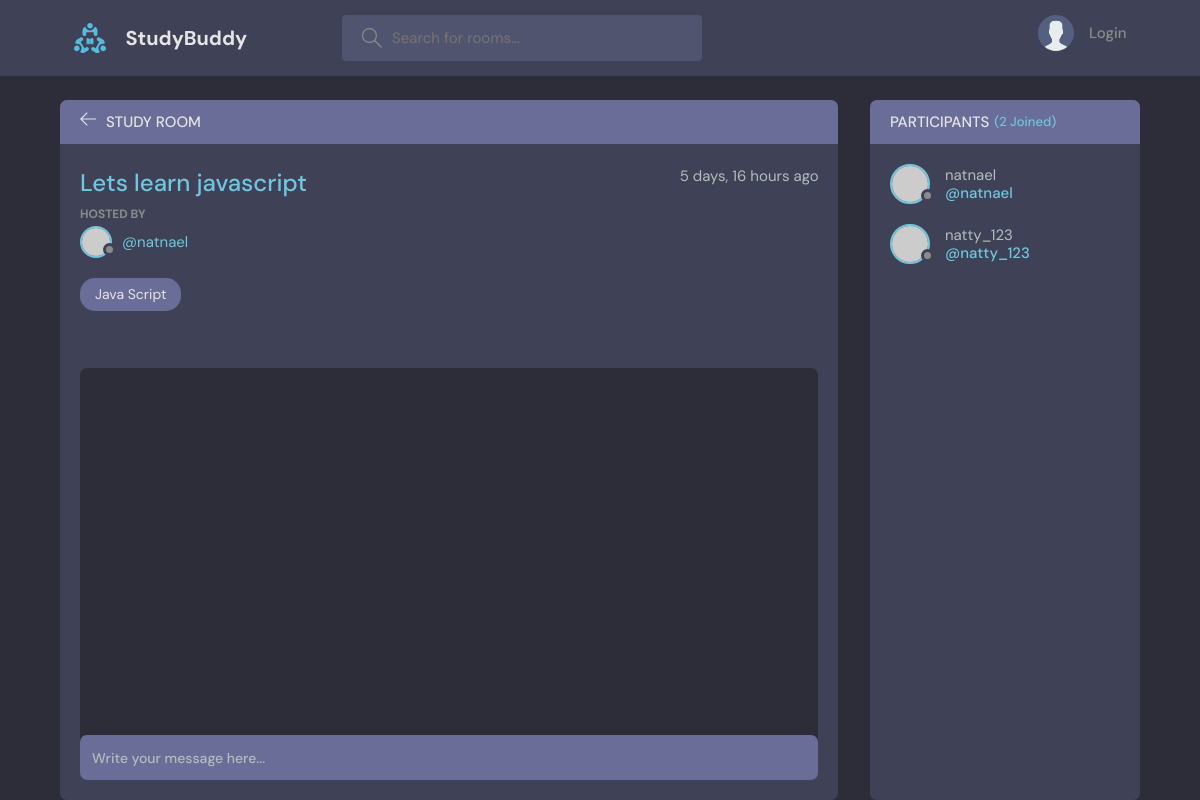
The page /room/1/ on the database its author committed.
### base/models.py (models this page shows, shortened)
class Room(models.Model):
    host = models.ForeignKey(User, on_delete=models.SET_NULL, null=True)
    topic = models.ForeignKey(Topic, on_delete=models.SET_NULL, null=True)
    name = models.CharField(max_length=200)
    description = models.TextField(null=True, blank=True)
    participants = models.ManyToManyField(
        User, related_name='participants', blank=True)
    updated = models.DateTimeField(auto_now=True)
    created = models.DateTimeField(auto_now_add=True)
    class Meta:
        ordering = ['-updated', '-created']

class Topic(models.Model):
    name = models.CharField(max_length=200)
    def __str__(self):
        return self.name

### base/views.py (the view, shortened to what this page needs)
# urls.py: path('room/<str:pk>/', views.room, name='room'),
def room(request, pk):
    room = Room.objects.get(id=pk)
    room_messages = room.message_set.all()
    participants = room.participants.all()
    context = {'room': room, 'room_messages': room_messages, 'participants': participants}
    return render(request, 'base/room.html', context)

### base/templates/base/room.html (shortened to what this page needs)
{% extends "main.html" %} {% block content %}
<main class="profile-page layout layout--2">
  <div class="container">
    <div class="room">
      <div class="room__top">
        <div class="room__topLeft">
          <a href="{% url 'home' %}">
            <svg
              version="1.1"
              xmlns="http://www.w3.org/2000/svg"
              width="32"
              height="32"
              viewBox="0 0 32 32"
            >
              <title>arrow-left</title>
              <path
                d="M13.723 2.286l-13.723 13.714 13.719 13.714 1.616-1.611-10.96-10.96h27.625v-2.286h-27.625l10.965-10.965-1.616-1.607z"
              ></path>
            </svg>
          </a>
          <h3>Study Room</h3>
        </div>
      </div>
      <div class="room__box scroll">
        <div class="room__header scroll">
          <div class="room__info">
            <h3>{{room.name}}</h3>
            <span>{{room.created|timesince}} ago</span>
          </div>
          <div class="room__hosted">
            <p>Hosted By</p>
            <a href="{% url 'user-profile' room.host.id%}" class="room__author">
              <div class="avatar avatar--small">
                <img src="https://randomuser.me/api/portraits/men/37.jpg" />
              </div>
              <span>@{{room.host.username}}</span>
            </a>
          </div>
          <span class="room__topics">{{room.topic}}</span>
        </div>
        <div class="room__conversation">
          <div class="threads scroll">
          </div>
        </div>
      </div>
      <div class="room__message">
        <form action="" method="POST">
          <input name="body" placeholder="Write your message here..." />
        </form>
      </div>
    </div>
    <div class="participants">
      <h3 class="participants__top">
        Participants <span>({{participants.count}} Joined)</span>
      </h3>
      <div class="participants__list scroll">
        {% for user in participants%}
        <a href="{% url 'user-profile' user.id %}" class="participant">
          <div class="avatar avatar--medium">
            <img src="https://randomuser.me/api/portraits/men/37.jpg" />
          </div>
          <p>
            {{user.username}}
            <span>@{{user.username}}</span>
          </p>
        </a>
        {% endfor %}
      </div>
    </div>
  </div>
</main>
{% endblock content %}

### rows shown on the page
Room: name "Lets learn javascript", created "5 days, 16 hours", host.username "natnael", topic "Java Script"

### other values the page prints
{{ participants.count }} "2"
{{ user.username }} "natnael"
{{ user.username }} "natty_123"
